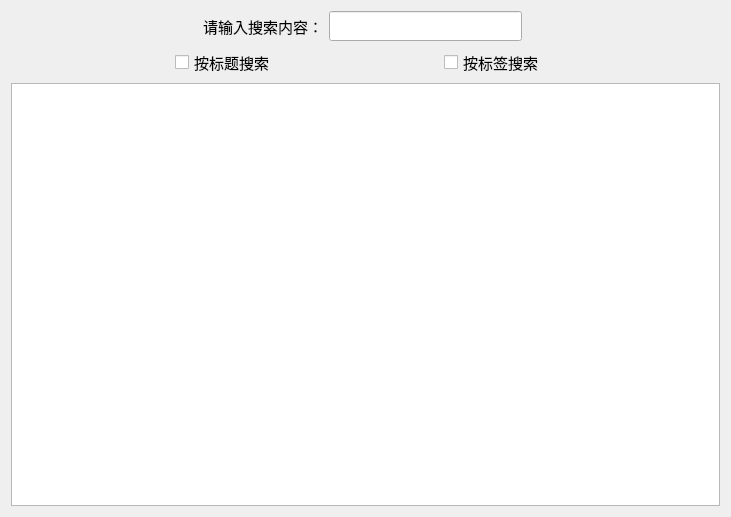
<?xml version="1.0" encoding="UTF-8"?>
<ui version="4.0">
 <class>search</class>
 <widget class="QWidget" name="search">
  <property name="geometry">
   <rect>
    <x>0</x>
    <y>0</y>
    <width>731</width>
    <height>517</height>
   </rect>
  </property>
  <property name="windowTitle">
   <string>Form</string>
  </property>
  <layout class="QGridLayout" name="gridLayout">
   <item row="0" column="0" colspan="6">
    <layout class="QVBoxLayout" name="verticalLayout">
     <item>
      <layout class="QHBoxLayout" name="horizontalLayout">
       <item>
        <spacer name="horizontalSpacer">
         <property name="orientation">
          <enum>Qt::Orientation::Horizontal</enum>
         </property>
         <property name="sizeHint" stdset="0">
          <size>
           <width>40</width>
           <height>20</height>
          </size>
         </property>
        </spacer>
       </item>
       <item>
        <widget class="QLabel" name="label">
         <property name="minimumSize">
          <size>
           <width>0</width>
           <height>30</height>
          </size>
         </property>
         <property name="font">
          <font>
           <pointsize>11</pointsize>
          </font>
         </property>
         <property name="text">
          <string>请输入搜索内容：</string>
         </property>
        </widget>
       </item>
       <item>
        <widget class="QLineEdit" name="search_text">
         <property name="minimumSize">
          <size>
           <width>0</width>
           <height>30</height>
          </size>
         </property>
        </widget>
       </item>
       <item>
        <spacer name="horizontalSpacer_2">
         <property name="orientation">
          <enum>Qt::Orientation::Horizontal</enum>
         </property>
         <property name="sizeHint" stdset="0">
          <size>
           <width>40</width>
           <height>20</height>
          </size>
         </property>
        </spacer>
       </item>
      </layout>
     </item>
    </layout>
   </item>
   <item row="1" column="3">
    <widget class="QCheckBox" name="check_box_tag">
     <property name="minimumSize">
      <size>
       <width>0</width>
       <height>30</height>
      </size>
     </property>
     <property name="font">
      <font>
       <pointsize>11</pointsize>
      </font>
     </property>
     <property name="text">
      <string>按标签搜索</string>
     </property>
    </widget>
   </item>
   <item row="1" column="0">
    <spacer name="horizontalSpacer_3">
     <property name="orientation">
      <enum>Qt::Orientation::Horizontal</enum>
     </property>
     <property name="sizeHint" stdset="0">
      <size>
       <width>40</width>
       <height>20</height>
      </size>
     </property>
    </spacer>
   </item>
   <item row="1" column="1">
    <widget class="QCheckBox" name="check_box_title">
     <property name="minimumSize">
      <size>
       <width>0</width>
       <height>30</height>
      </size>
     </property>
     <property name="font">
      <font>
       <pointsize>11</pointsize>
      </font>
     </property>
     <property name="text">
      <string>按标题搜索</string>
     </property>
    </widget>
   </item>
   <item row="1" column="4">
    <spacer name="horizontalSpacer_6">
     <property name="orientation">
      <enum>Qt::Orientation::Horizontal</enum>
     </property>
     <property name="sizeHint" stdset="0">
      <size>
       <width>40</width>
       <height>20</height>
      </size>
     </property>
    </spacer>
   </item>
   <item row="1" column="2">
    <spacer name="horizontalSpacer_5">
     <property name="orientation">
      <enum>Qt::Orientation::Horizontal</enum>
     </property>
     <property name="sizeHint" stdset="0">
      <size>
       <width>40</width>
       <height>20</height>
      </size>
     </property>
    </spacer>
   </item>
   <item row="2" column="0" colspan="7">
    <widget class="QListWidget" name="list_widget"/>
   </item>
  </layout>
 </widget>
 <resources/>
 <connections/>
</ui>
